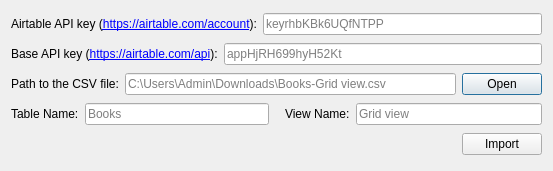
<?xml version="1.0" encoding="UTF-8"?>
<ui version="4.0">
 <class>Dialog</class>
 <widget class="QDialog" name="Dialog">
  <property name="geometry">
   <rect>
    <x>0</x>
    <y>0</y>
    <width>553</width>
    <height>171</height>
   </rect>
  </property>
  <property name="windowTitle">
   <string>Import from Airtable</string>
  </property>
  <layout class="QVBoxLayout" name="verticalLayout">
   <item>
    <layout class="QHBoxLayout" name="horizontalLayout_1">
     <item>
      <widget class="QLabel" name="label">
       <property name="text">
        <string>Airtable API key (&lt;a href=&quot;https://airtable.com/account&quot;&gt;https://airtable.com/account&lt;/a&gt;):</string>
       </property>
      </widget>
     </item>
     <item>
      <widget class="QLineEdit" name="apiKey">
       <property name="toolTip">
        <string/>
       </property>
       <property name="whatsThis">
        <string/>
       </property>
       <property name="inputMask">
        <string/>
       </property>
       <property name="placeholderText">
        <string>keyrhbKBk6UQfNTPP</string>
       </property>
      </widget>
     </item>
    </layout>
   </item>
   <item>
    <layout class="QHBoxLayout" name="horizontalLayout_2">
     <item>
      <widget class="QLabel" name="label_2">
       <property name="text">
        <string>Base API key (&lt;a href=&quot;https://airtable.com/api&quot;&gt;https://airtable.com/api&lt;/a&gt;):</string>
       </property>
      </widget>
     </item>
     <item>
      <widget class="QLineEdit" name="baseKey">
       <property name="text">
        <string/>
       </property>
       <property name="placeholderText">
        <string>appHjRH699hyH52Kt</string>
       </property>
      </widget>
     </item>
    </layout>
   </item>
   <item>
    <layout class="QHBoxLayout" name="horizontalLayout_4">
     <item>
      <widget class="QLabel" name="label_4">
       <property name="text">
        <string>Path to the CSV file:</string>
       </property>
      </widget>
     </item>
     <item>
      <widget class="QLineEdit" name="csvPath">
       <property name="placeholderText">
        <string>C:\Users\Admin\Downloads\Books-Grid view.csv</string>
       </property>
      </widget>
     </item>
     <item>
      <widget class="QPushButton" name="openBtn">
       <property name="text">
        <string>Open</string>
       </property>
      </widget>
     </item>
    </layout>
   </item>
   <item>
    <layout class="QHBoxLayout" name="horizontalLayout_5">
     <item>
      <layout class="QHBoxLayout" name="horizontalLayout_6">
       <item>
        <widget class="QLabel" name="label_3">
         <property name="text">
          <string>Table Name:</string>
         </property>
        </widget>
       </item>
       <item>
        <widget class="QLineEdit" name="tableName">
         <property name="placeholderText">
          <string>Books</string>
         </property>
        </widget>
       </item>
      </layout>
     </item>
     <item>
      <spacer name="horizontalSpacer_2">
       <property name="orientation">
        <enum>Qt::Horizontal</enum>
       </property>
       <property name="sizeType">
        <enum>QSizePolicy::Fixed</enum>
       </property>
       <property name="sizeHint" stdset="0">
        <size>
         <width>10</width>
         <height>20</height>
        </size>
       </property>
      </spacer>
     </item>
     <item>
      <layout class="QHBoxLayout" name="horizontalLayout_7">
       <item>
        <widget class="QLabel" name="label_5">
         <property name="text">
          <string>View Name:</string>
         </property>
        </widget>
       </item>
       <item>
        <widget class="QLineEdit" name="viewName">
         <property name="placeholderText">
          <string>Grid view</string>
         </property>
        </widget>
       </item>
      </layout>
     </item>
    </layout>
   </item>
   <item>
    <layout class="QHBoxLayout" name="horizontalLayout_3">
     <item>
      <spacer name="horizontalSpacer">
       <property name="orientation">
        <enum>Qt::Horizontal</enum>
       </property>
       <property name="sizeHint" stdset="0">
        <size>
         <width>40</width>
         <height>20</height>
        </size>
       </property>
      </spacer>
     </item>
     <item>
      <widget class="QPushButton" name="importBtn">
       <property name="text">
        <string>Import</string>
       </property>
      </widget>
     </item>
    </layout>
   </item>
  </layout>
 </widget>
 <resources/>
 <connections>
  <connection>
   <sender>importBtn</sender>
   <signal>clicked()</signal>
   <receiver>Dialog</receiver>
   <slot>accept()</slot>
   <hints>
    <hint type="sourcelabel">
     <x>490</x>
     <y>133</y>
    </hint>
    <hint type="destinationlabel">
     <x>415</x>
     <y>134</y>
    </hint>
   </hints>
  </connection>
 </connections>
</ui>
